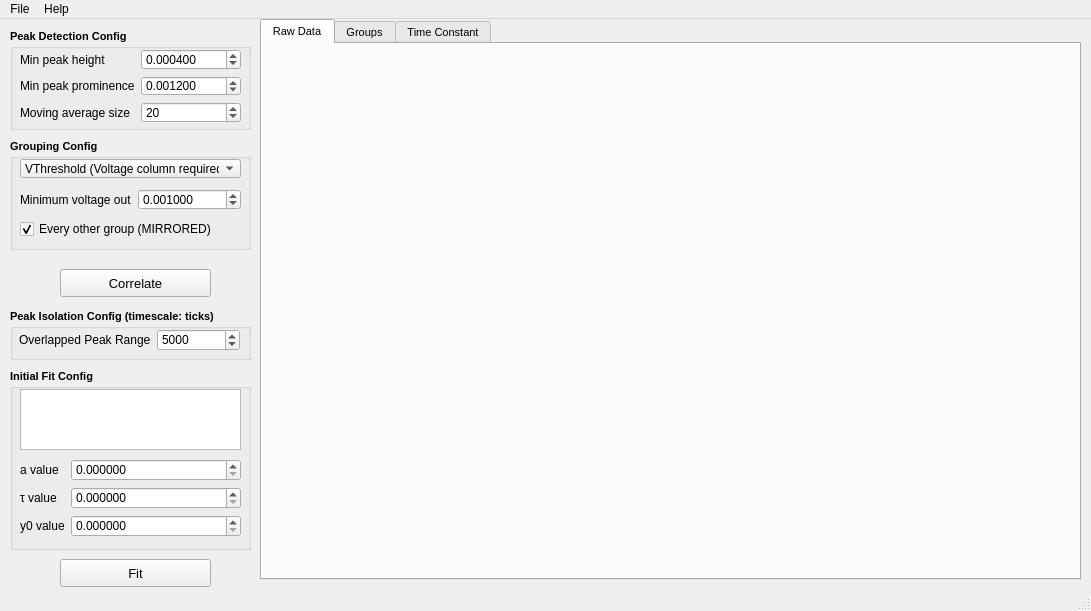
<?xml version="1.0" encoding="UTF-8"?>
<ui version="4.0">
 <class>MainWindow</class>
 <widget class="QMainWindow" name="MainWindow">
  <property name="geometry">
   <rect>
    <x>0</x>
    <y>0</y>
    <width>1091</width>
    <height>611</height>
   </rect>
  </property>
  <property name="windowTitle">
   <string>CRDS Scanalyzer</string>
  </property>
  <property name="styleSheet">
   <string notr="true">QGroupBox: {font-style: bold; font-size: 8px }</string>
  </property>
  <widget class="QWidget" name="centralwidget">
   <widget class="graph_tab" name="tabWidget">
    <property name="geometry">
     <rect>
      <x>260</x>
      <y>0</y>
      <width>821</width>
      <height>561</height>
     </rect>
    </property>
    <property name="font">
     <font>
      <pointsize>8</pointsize>
     </font>
    </property>
    <property name="currentIndex">
     <number>0</number>
    </property>
    <widget class="QWidget" name="raw_data">
     <attribute name="title">
      <string>Raw Data</string>
     </attribute>
     <widget class="rawdata_graph" name="widget" native="true">
      <property name="geometry">
       <rect>
        <x>-1</x>
        <y>-1</y>
        <width>811</width>
        <height>531</height>
       </rect>
      </property>
     </widget>
    </widget>
    <widget class="QWidget" name="groups">
     <attribute name="title">
      <string>Groups</string>
     </attribute>
     <widget class="peaks_graph" name="widget_2" native="true">
      <property name="geometry">
       <rect>
        <x>0</x>
        <y>0</y>
        <width>651</width>
        <height>531</height>
       </rect>
      </property>
     </widget>
    </widget>
    <widget class="QWidget" name="time_constant">
     <attribute name="title">
      <string>Time Constant</string>
     </attribute>
     <widget class="timeconstant_graph" name="widget_3" native="true">
      <property name="geometry">
       <rect>
        <x>0</x>
        <y>0</y>
        <width>651</width>
        <height>531</height>
       </rect>
      </property>
     </widget>
    </widget>
   </widget>
   <widget class="QGroupBox" name="groupBox">
    <property name="geometry">
     <rect>
      <x>10</x>
      <y>120</y>
      <width>241</width>
      <height>111</height>
     </rect>
    </property>
    <property name="font">
     <font>
      <pointsize>8</pointsize>
      <weight>75</weight>
      <bold>true</bold>
     </font>
    </property>
    <property name="title">
     <string>Grouping Config</string>
    </property>
    <widget class="config_area" name="stackedWidget">
     <property name="geometry">
      <rect>
       <x>10</x>
       <y>50</y>
       <width>221</width>
       <height>31</height>
      </rect>
     </property>
     <property name="currentIndex">
      <number>0</number>
     </property>
     <widget class="QWidget" name="page">
      <widget class="QWidget" name="formLayoutWidget_4">
       <property name="geometry">
        <rect>
         <x>0</x>
         <y>0</y>
         <width>221</width>
         <height>21</height>
        </rect>
       </property>
       <layout class="QFormLayout" name="formLayout_4">
        <item row="0" column="0">
         <widget class="QLabel" name="label">
          <property name="text">
           <string>Minimum voltage out</string>
          </property>
         </widget>
        </item>
        <item row="0" column="1">
         <widget class="spin_min_voltage" name="doubleSpinBox_5">
          <property name="decimals">
           <number>6</number>
          </property>
          <property name="value">
           <double>0.001000000000000</double>
          </property>
         </widget>
        </item>
       </layout>
      </widget>
     </widget>
     <widget class="QWidget" name="page_2">
      <widget class="QWidget" name="formLayoutWidget">
       <property name="geometry">
        <rect>
         <x>0</x>
         <y>0</y>
         <width>211</width>
         <height>21</height>
        </rect>
       </property>
       <layout class="QFormLayout" name="formLayout">
        <item row="0" column="0">
         <widget class="QLabel" name="label_2">
          <property name="text">
           <string>Estimated pass time</string>
          </property>
         </widget>
        </item>
        <item row="0" column="1">
         <widget class="spin_group_len" name="spin_group_len">
          <property name="decimals">
           <number>6</number>
          </property>
          <property name="value">
           <double>0.000600000000000</double>
          </property>
         </widget>
        </item>
       </layout>
      </widget>
     </widget>
    </widget>
    <widget class="combo_grouping_algo" name="comboBox">
     <property name="geometry">
      <rect>
       <x>10</x>
       <y>20</y>
       <width>221</width>
       <height>19</height>
      </rect>
     </property>
     <item>
      <property name="text">
       <string>VThreshold (Voltage column required)</string>
      </property>
     </item>
     <item>
      <property name="text">
       <string>SpacedGroups</string>
      </property>
     </item>
    </widget>
    <widget class="QCheckBox" name="checkBox">
     <property name="geometry">
      <rect>
       <x>10</x>
       <y>80</y>
       <width>221</width>
       <height>20</height>
      </rect>
     </property>
     <property name="text">
      <string>Every other group (MIRRORED)</string>
     </property>
     <property name="checked">
      <bool>true</bool>
     </property>
    </widget>
   </widget>
   <widget class="correlate_button" name="compute_button">
    <property name="geometry">
     <rect>
      <x>60</x>
      <y>250</y>
      <width>151</width>
      <height>28</height>
     </rect>
    </property>
    <property name="font">
     <font>
      <pointsize>-1</pointsize>
     </font>
    </property>
    <property name="styleSheet">
     <string notr="true">* {font-size: 13px}</string>
    </property>
    <property name="text">
     <string>Correlate</string>
    </property>
   </widget>
   <widget class="QGroupBox" name="groupBox_2">
    <property name="geometry">
     <rect>
      <x>10</x>
      <y>350</y>
      <width>241</width>
      <height>181</height>
     </rect>
    </property>
    <property name="font">
     <font>
      <pointsize>8</pointsize>
      <weight>75</weight>
      <bold>true</bold>
     </font>
    </property>
    <property name="title">
     <string>Initial Fit Config</string>
    </property>
    <widget class="QWidget" name="formLayoutWidget_3">
     <property name="geometry">
      <rect>
       <x>10</x>
       <y>90</y>
       <width>221</width>
       <height>81</height>
      </rect>
     </property>
     <layout class="QFormLayout" name="formLayout_3">
      <item row="2" column="0">
       <widget class="QLabel" name="label_14">
        <property name="text">
         <string>τ value</string>
        </property>
       </widget>
      </item>
      <item row="2" column="1">
       <widget class="QDoubleSpinBox" name="doubleSpinBox_2">
        <property name="decimals">
         <number>6</number>
        </property>
       </widget>
      </item>
      <item row="3" column="0">
       <widget class="QLabel" name="label_13">
        <property name="text">
         <string>y0 value</string>
        </property>
       </widget>
      </item>
      <item row="3" column="1">
       <widget class="QDoubleSpinBox" name="doubleSpinBox">
        <property name="decimals">
         <number>6</number>
        </property>
       </widget>
      </item>
      <item row="1" column="0">
       <widget class="QLabel" name="label_15">
        <property name="text">
         <string>a value</string>
        </property>
       </widget>
      </item>
      <item row="1" column="1">
       <widget class="QDoubleSpinBox" name="doubleSpinBox_3">
        <property name="decimals">
         <number>6</number>
        </property>
       </widget>
      </item>
     </layout>
    </widget>
    <widget class="equation_view" name="graphicsView">
     <property name="geometry">
      <rect>
       <x>10</x>
       <y>20</y>
       <width>221</width>
       <height>61</height>
      </rect>
     </property>
    </widget>
   </widget>
   <widget class="fit_button" name="compute_button_2">
    <property name="geometry">
     <rect>
      <x>60</x>
      <y>540</y>
      <width>151</width>
      <height>28</height>
     </rect>
    </property>
    <property name="font">
     <font>
      <pointsize>-1</pointsize>
     </font>
    </property>
    <property name="styleSheet">
     <string notr="true">* {font-size: 13px}</string>
    </property>
    <property name="text">
     <string>Fit</string>
    </property>
   </widget>
   <widget class="QGroupBox" name="groupBox_4">
    <property name="geometry">
     <rect>
      <x>10</x>
      <y>290</y>
      <width>241</width>
      <height>51</height>
     </rect>
    </property>
    <property name="font">
     <font>
      <pointsize>8</pointsize>
      <weight>75</weight>
      <bold>true</bold>
     </font>
    </property>
    <property name="title">
     <string>Peak Isolation Config (timescale: ticks)</string>
    </property>
    <property name="checkable">
     <bool>false</bool>
    </property>
    <widget class="QWidget" name="formLayoutWidget_2">
     <property name="geometry">
      <rect>
       <x>9</x>
       <y>20</y>
       <width>221</width>
       <height>25</height>
      </rect>
     </property>
     <layout class="QFormLayout" name="formLayout_2">
      <item row="0" column="0">
       <widget class="QLabel" name="label_7">
        <property name="text">
         <string>Overlapped Peak Range</string>
        </property>
       </widget>
      </item>
      <item row="0" column="1">
       <widget class="QSpinBox" name="spinBox_4">
        <property name="maximum">
         <number>100000</number>
        </property>
        <property name="singleStep">
         <number>100</number>
        </property>
        <property name="value">
         <number>5000</number>
        </property>
       </widget>
      </item>
     </layout>
    </widget>
   </widget>
   <widget class="QGroupBox" name="groupBox_5">
    <property name="geometry">
     <rect>
      <x>10</x>
      <y>10</y>
      <width>241</width>
      <height>101</height>
     </rect>
    </property>
    <property name="font">
     <font>
      <pointsize>8</pointsize>
      <weight>75</weight>
      <bold>true</bold>
     </font>
    </property>
    <property name="title">
     <string>Peak Detection Config</string>
    </property>
    <widget class="QWidget" name="formLayoutWidget_5">
     <property name="geometry">
      <rect>
       <x>10</x>
       <y>20</y>
       <width>221</width>
       <height>74</height>
      </rect>
     </property>
     <layout class="QFormLayout" name="formLayout_5">
      <item row="0" column="0">
       <widget class="QLabel" name="label_4">
        <property name="text">
         <string>Min peak height</string>
        </property>
       </widget>
      </item>
      <item row="0" column="1">
       <widget class="spin_min_peakheight" name="spin_min_peakheight">
        <property name="decimals">
         <number>6</number>
        </property>
        <property name="value">
         <double>0.000400000000000</double>
        </property>
       </widget>
      </item>
      <item row="1" column="0">
       <widget class="QLabel" name="label_6">
        <property name="text">
         <string>Min peak prominence</string>
        </property>
       </widget>
      </item>
      <item row="1" column="1">
       <widget class="spin_min_peakprominence" name="spin_min_peakprominence">
        <property name="decimals">
         <number>6</number>
        </property>
        <property name="value">
         <double>0.001200000000000</double>
        </property>
       </widget>
      </item>
      <item row="2" column="0">
       <widget class="QLabel" name="label_5">
        <property name="text">
         <string>Moving average size</string>
        </property>
       </widget>
      </item>
      <item row="2" column="1">
       <widget class="spin_moving_average_denom" name="spin_moving_average_denom">
        <property name="value">
         <number>20</number>
        </property>
       </widget>
      </item>
     </layout>
    </widget>
   </widget>
  </widget>
  <widget class="QMenuBar" name="menubar">
   <property name="geometry">
    <rect>
     <x>0</x>
     <y>0</y>
     <width>1091</width>
     <height>21</height>
    </rect>
   </property>
   <widget class="file_menu" name="menuFile">
    <property name="title">
     <string>File</string>
    </property>
   </widget>
   <widget class="help_menu" name="menuhelp">
    <property name="title">
     <string>Help</string>
    </property>
   </widget>
   <addaction name="menuFile"/>
   <addaction name="menuhelp"/>
  </widget>
  <widget class="QStatusBar" name="statusbar"/>
  <action name="actionOpen_CSV">
   <property name="text">
    <string>Open CSV File</string>
   </property>
   <property name="shortcut">
    <string>Ctrl+O</string>
   </property>
  </action>
  <action name="actionQuit">
   <property name="text">
    <string>Quit</string>
   </property>
  </action>
  <action name="actionExport">
   <property name="text">
    <string>Export</string>
   </property>
   <property name="shortcut">
    <string>Ctrl+E</string>
   </property>
  </action>
  <action name="actionGithub_repository">
   <property name="text">
    <string>GitHub Repo</string>
   </property>
  </action>
  <action name="actionOpen_LabView_Binary">
   <property name="text">
    <string>Open LabView File</string>
   </property>
  </action>
 </widget>
 <customwidgets>
  <customwidget>
   <class>spin_group_len</class>
   <extends>QDoubleSpinBox</extends>
   <header>widgets</header>
  </customwidget>
  <customwidget>
   <class>spin_min_peakheight</class>
   <extends>QDoubleSpinBox</extends>
   <header>widgets</header>
  </customwidget>
  <customwidget>
   <class>spin_min_peakprominence</class>
   <extends>QDoubleSpinBox</extends>
   <header>widgets</header>
  </customwidget>
  <customwidget>
   <class>spin_moving_average_denom</class>
   <extends>QSpinBox</extends>
   <header>widgets</header>
  </customwidget>
  <customwidget>
   <class>correlate_button</class>
   <extends>QPushButton</extends>
   <header>widgets</header>
  </customwidget>
  <customwidget>
   <class>equation_view</class>
   <extends>QGraphicsView</extends>
   <header>widgets</header>
  </customwidget>
  <customwidget>
   <class>fit_button</class>
   <extends>QPushButton</extends>
   <header>widgets</header>
  </customwidget>
  <customwidget>
   <class>rawdata_graph</class>
   <extends>QWidget</extends>
   <header>widgets</header>
   <container>1</container>
  </customwidget>
  <customwidget>
   <class>peaks_graph</class>
   <extends>QWidget</extends>
   <header>widgets</header>
   <container>1</container>
  </customwidget>
  <customwidget>
   <class>timeconstant_graph</class>
   <extends>QWidget</extends>
   <header>widgets</header>
   <container>1</container>
  </customwidget>
  <customwidget>
   <class>combo_grouping_algo</class>
   <extends>QComboBox</extends>
   <header>widgets</header>
  </customwidget>
  <customwidget>
   <class>file_menu</class>
   <extends>QMenu</extends>
   <header>widgets</header>
  </customwidget>
  <customwidget>
   <class>help_menu</class>
   <extends>QMenu</extends>
   <header>widgets</header>
  </customwidget>
  <customwidget>
   <class>graph_tab</class>
   <extends>QTabWidget</extends>
   <header>widgets</header>
   <container>1</container>
  </customwidget>
  <customwidget>
   <class>config_area</class>
   <extends>QStackedWidget</extends>
   <header>widgets</header>
   <container>1</container>
  </customwidget>
  <customwidget>
   <class>spin_min_voltage</class>
   <extends>QDoubleSpinBox</extends>
   <header>widgets</header>
  </customwidget>
 </customwidgets>
 <resources/>
 <connections/>
</ui>
